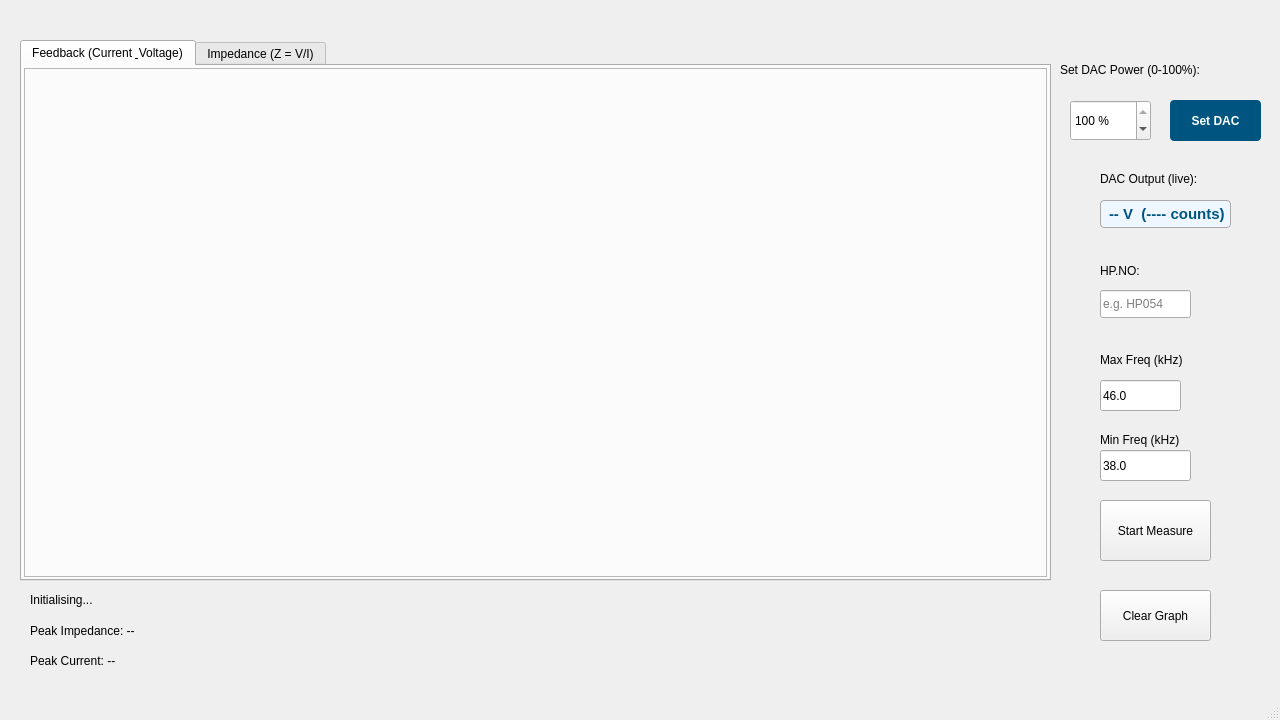
<?xml version="1.0" encoding="UTF-8"?>
<ui version="4.0">
 <class>MainWindow</class>
 <widget class="QMainWindow" name="MainWindow">
  <property name="geometry">
   <rect>
    <x>0</x>
    <y>0</y>
    <width>1280</width>
    <height>720</height>
   </rect>
  </property>
  <property name="windowTitle">
   <string>Frequency Tuning</string>
  </property>
  <widget class="QWidget" name="centralwidget">
   <widget class="QTabWidget" name="tabWidget">
    <property name="geometry">
     <rect>
      <x>20</x>
      <y>40</y>
      <width>1031</width>
      <height>541</height>
     </rect>
    </property>
    <property name="currentIndex">
     <number>0</number>
    </property>
    <widget class="QWidget" name="tabFeedback">
     <attribute name="title">
      <string>Feedback (Current &amp; Voltage)</string>
     </attribute>
     <layout class="QVBoxLayout" name="verticalLayoutFeedback">
      <property name="leftMargin">
       <number>2</number>
      </property>
      <property name="topMargin">
       <number>2</number>
      </property>
      <property name="rightMargin">
       <number>2</number>
      </property>
      <property name="bottomMargin">
       <number>2</number>
      </property>
      <item>
       <widget class="QFrame" name="plotFrame">
        <property name="frameShape">
         <enum>QFrame::StyledPanel</enum>
        </property>
        <property name="frameShadow">
         <enum>QFrame::Raised</enum>
        </property>
        <layout class="QVBoxLayout" name="plotLayout">
         <property name="leftMargin">
          <number>2</number>
         </property>
         <property name="topMargin">
          <number>2</number>
         </property>
         <property name="rightMargin">
          <number>2</number>
         </property>
         <property name="bottomMargin">
          <number>2</number>
         </property>
        </layout>
       </widget>
      </item>
     </layout>
    </widget>
    <widget class="QWidget" name="tabImpedance">
     <attribute name="title">
      <string>Impedance (Z = V/I)</string>
     </attribute>
     <layout class="QVBoxLayout" name="verticalLayoutImpedance">
      <property name="leftMargin">
       <number>2</number>
      </property>
      <property name="topMargin">
       <number>2</number>
      </property>
      <property name="rightMargin">
       <number>2</number>
      </property>
      <property name="bottomMargin">
       <number>2</number>
      </property>
      <item>
       <widget class="QFrame" name="impedancePlotFrame">
        <property name="frameShape">
         <enum>QFrame::StyledPanel</enum>
        </property>
        <property name="frameShadow">
         <enum>QFrame::Raised</enum>
        </property>
        <layout class="QVBoxLayout" name="impedancePlotLayout">
         <property name="leftMargin">
          <number>2</number>
         </property>
         <property name="topMargin">
          <number>2</number>
         </property>
         <property name="rightMargin">
          <number>2</number>
         </property>
         <property name="bottomMargin">
          <number>2</number>
         </property>
        </layout>
       </widget>
      </item>
     </layout>
    </widget>
   </widget>
   <widget class="QPushButton" name="butDAC">
    <property name="geometry">
     <rect>
      <x>1340</x>
      <y>130</y>
      <width>91</width>
      <height>41</height>
     </rect>
    </property>
    <property name="text">
     <string>DAC Values</string>
    </property>
   </widget>
   <widget class="QLabel" name="labelDacTitle">
    <property name="geometry">
     <rect>
      <x>1100</x>
      <y>170</y>
      <width>151</width>
      <height>18</height>
     </rect>
    </property>
    <property name="text">
     <string>DAC Output (live):</string>
    </property>
   </widget>
   <widget class="QLabel" name="labelDacValue">
    <property name="geometry">
     <rect>
      <x>1100</x>
      <y>200</y>
      <width>131</width>
      <height>28</height>
     </rect>
    </property>
    <property name="styleSheet">
     <string>QLabel { font-weight: bold; font-size: 11pt; color: #005580; border: 1px solid #aaa; border-radius: 4px; padding: 2px 4px; background: #eef6ff; }</string>
    </property>
    <property name="text">
     <string>-- V  (---- counts)</string>
    </property>
   </widget>
   <widget class="QLabel" name="labelDacManual">
    <property name="geometry">
     <rect>
      <x>1060</x>
      <y>60</y>
      <width>221</width>
      <height>20</height>
     </rect>
    </property>
    <property name="text">
     <string>Set DAC Power (0-100%):</string>
    </property>
   </widget>
   <widget class="QSpinBox" name="spinBoxDacPower">
    <property name="geometry">
     <rect>
      <x>1070</x>
      <y>100</y>
      <width>81</width>
      <height>41</height>
     </rect>
    </property>
    <property name="suffix">
     <string> %</string>
    </property>
    <property name="minimum">
     <number>0</number>
    </property>
    <property name="maximum">
     <number>100</number>
    </property>
    <property name="value">
     <number>100</number>
    </property>
   </widget>
   <widget class="QPushButton" name="pushButtonSetDac">
    <property name="geometry">
     <rect>
      <x>1170</x>
      <y>100</y>
      <width>91</width>
      <height>41</height>
     </rect>
    </property>
    <property name="styleSheet">
     <string>QPushButton { background-color: #005580; color: white; border-radius: 4px; font-weight: bold; } QPushButton:pressed { background-color: #003355; }</string>
    </property>
    <property name="text">
     <string>Set DAC</string>
    </property>
   </widget>
   <widget class="QLabel" name="labelHPNo">
    <property name="geometry">
     <rect>
      <x>1100</x>
      <y>260</y>
      <width>101</width>
      <height>21</height>
     </rect>
    </property>
    <property name="text">
     <string>HP.NO:</string>
    </property>
   </widget>
   <widget class="QLineEdit" name="lineEditHPNo">
    <property name="geometry">
     <rect>
      <x>1100</x>
      <y>290</y>
      <width>91</width>
      <height>28</height>
     </rect>
    </property>
    <property name="placeholderText">
     <string>e.g. HP054</string>
    </property>
   </widget>
   <widget class="QLabel" name="labelADC">
    <property name="geometry">
     <rect>
      <x>1350</x>
      <y>230</y>
      <width>91</width>
      <height>18</height>
     </rect>
    </property>
    <property name="text">
     <string>ADC Channel</string>
    </property>
   </widget>
   <widget class="QComboBox" name="comboADCChannel">
    <property name="geometry">
     <rect>
      <x>1350</x>
      <y>180</y>
      <width>91</width>
      <height>31</height>
     </rect>
    </property>
    <item>
     <property name="text">
      <string>FS (0x97)</string>
     </property>
    </item>
    <item>
     <property name="text">
      <string>Phaco (0xA7)</string>
     </property>
    </item>
    <item>
     <property name="text">
      <string>Sensor (0xD7)</string>
     </property>
    </item>
   </widget>
   <widget class="QLabel" name="labelMaxFreq">
    <property name="geometry">
     <rect>
      <x>1100</x>
      <y>350</y>
      <width>131</width>
      <height>20</height>
     </rect>
    </property>
    <property name="text">
     <string>Max Freq (kHz)</string>
    </property>
   </widget>
   <widget class="QLineEdit" name="lineEditMaxFreq">
    <property name="geometry">
     <rect>
      <x>1100</x>
      <y>380</y>
      <width>81</width>
      <height>31</height>
     </rect>
    </property>
    <property name="text">
     <string>46.0</string>
    </property>
   </widget>
   <widget class="QLabel" name="labelMinFreq">
    <property name="geometry">
     <rect>
      <x>1100</x>
      <y>430</y>
      <width>141</width>
      <height>20</height>
     </rect>
    </property>
    <property name="text">
     <string>Min Freq (kHz)</string>
    </property>
   </widget>
   <widget class="QLineEdit" name="lineEditMinFreq">
    <property name="geometry">
     <rect>
      <x>1100</x>
      <y>450</y>
      <width>91</width>
      <height>31</height>
     </rect>
    </property>
    <property name="text">
     <string>38.0</string>
    </property>
   </widget>
   <widget class="QPushButton" name="pushButtonSweep">
    <property name="geometry">
     <rect>
      <x>1100</x>
      <y>500</y>
      <width>111</width>
      <height>61</height>
     </rect>
    </property>
    <property name="text">
     <string>Start Measure</string>
    </property>
   </widget>
   <widget class="QPushButton" name="pushButtonClear">
    <property name="geometry">
     <rect>
      <x>1100</x>
      <y>590</y>
      <width>111</width>
      <height>51</height>
     </rect>
    </property>
    <property name="text">
     <string>Clear Graph</string>
    </property>
   </widget>
   <widget class="QLabel" name="labelStatus">
    <property name="geometry">
     <rect>
      <x>30</x>
      <y>590</y>
      <width>631</width>
      <height>20</height>
     </rect>
    </property>
    <property name="text">
     <string>Initialising...</string>
    </property>
   </widget>
   <widget class="QLabel" name="labelPeakFreq">
    <property name="geometry">
     <rect>
      <x>30</x>
      <y>650</y>
      <width>621</width>
      <height>21</height>
     </rect>
    </property>
    <property name="text">
     <string>Peak Current: --</string>
    </property>
   </widget>
   <widget class="QLabel" name="labelPeakZFreq">
    <property name="geometry">
     <rect>
      <x>30</x>
      <y>620</y>
      <width>631</width>
      <height>21</height>
     </rect>
    </property>
    <property name="text">
     <string>Peak Impedance: --</string>
    </property>
   </widget>
  </widget>
  <widget class="QMenuBar" name="menubar">
   <property name="geometry">
    <rect>
     <x>0</x>
     <y>0</y>
     <width>1280</width>
     <height>22</height>
    </rect>
   </property>
  </widget>
  <widget class="QStatusBar" name="statusbar"/>
 </widget>
 <resources/>
 <connections/>
</ui>
